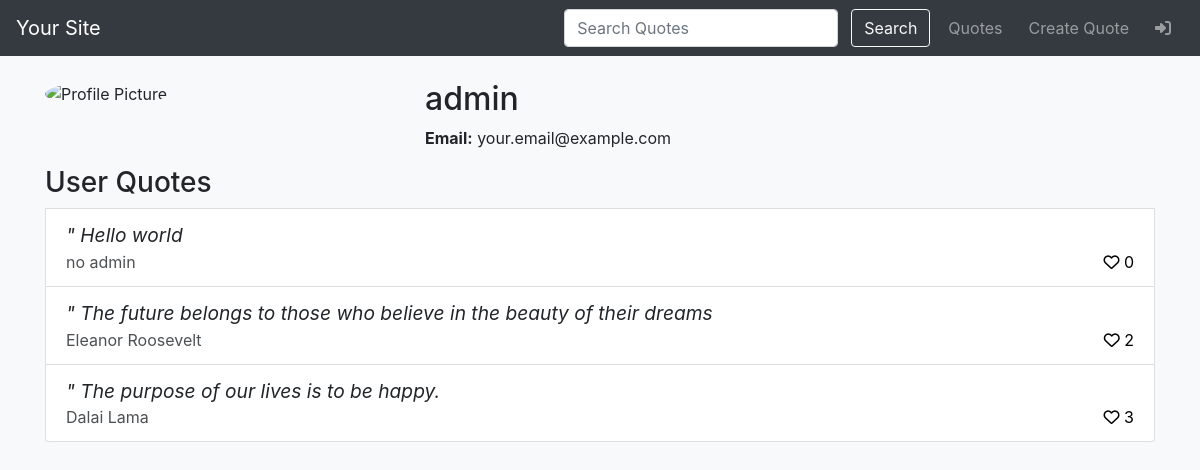
The app's page /profile/1 with its own data.
### quotes/models.py (models this page shows, shortened)
class Quote(models.Model):
    title = models.CharField(max_length=256)
    author = models.CharField(max_length=100, null=True, blank=True)
    creator = models.ForeignKey(User, on_delete=models.CASCADE)
    hide_creator = models.BooleanField(default=False)
    likes = models.ManyToManyField(User, related_name="likes", blank=True)
    likes_count = models.IntegerField(default=0)
    tags = models.ManyToManyField(Tag, related_name="tags", blank=True)
    created = models.DateTimeField(auto_now_add=True)

### user/views.py (the view)
# urls.py: path("profile/<int:pk>", views.userProfileView, name="user-profile"),
def userProfileView(request, pk):
    user = User.objects.get(id=pk)
    quotes = Quote.objects.filter(creator=user)
    context = {
        "user": user,
        "quotes": quotes,
    }
    return render(request, "user/user-profile.html", context)

### user/templates/user/user-profile.html
{% extends 'base.html' %}
{% block content %}
<div class="container mt-4">
    <div class="row">
        <div class="col-md-4">
            <img src="path/to/profile-picture.jpg" alt="Profile Picture" class="profile-picture">
        </div>
        <div class="col-md-8">
            <h2>{{user.username}}</h2>
            <p><strong>Email:</strong> your.email@example.com</p>
        </div>
    </div>
    <ul class="list-group" id="quote-list">
        <h3>User Quotes</h3>
        {% for quote in quotes %}
        {% if not quote.hide_creator %}
        <li class="list-group-item quote-item">
            <span class="quote-text">" {{quote.title}}</span>
            <br>
            <span class="small author-info">{{quote.author}}</span>
            <a href="{% url 'like-quote' quote.id %}" class="float-right like-info" style="color: black;">
                {% if request.user in quote.likes.all %}
                <i class="fas fa-heart like-icon-active"></i>
                {% else %}
                <i class="far fa-heart like-icon"></i>
                {% endif %}
                <span class="like-count">{{quote.likes.count}}</span>
            </a>
        </li>
        {% endif %}
        {% endfor %}
    </ul>
</div>
{% endblock %}

### templates/base.html (style rules this page uses)
body { background-color: #f8f9fa; }
.profile-picture { width: 150px; height: 150px; border-radius: 50%; }
.quote-text { font-size: 1.2rem; font-style: italic; margin-bottom: 1rem; }
.author-info { font-size: 1rem; opacity: 0.8; }

### records on screen
Quote: title "Hello world", author "no admin", likes.count "0"
Quote: title "The future belongs to those who believe in the beauty of their dreams", author "Eleanor Roosevelt", likes.count "2"
Quote: title "The purpose of our lives is to be happy.", author "Dalai Lama", likes.count "3"

### other values on screen
{{ user.username }} "admin"
